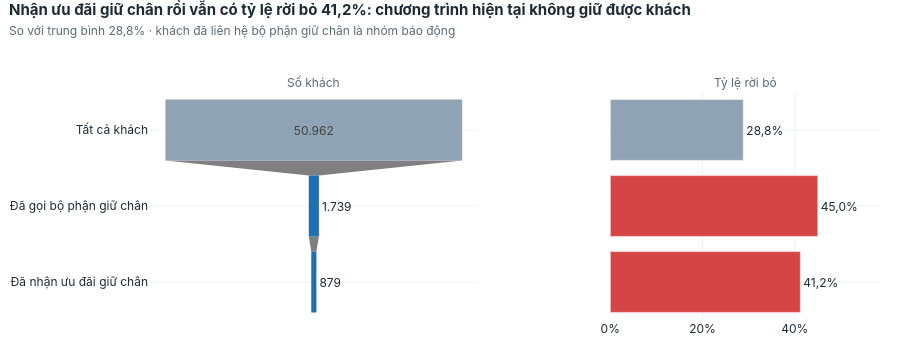

Notebook code for this chart:
### Markdown cell above
### C08 — Chương trình giữ chân hiện tại có hiệu quả không?

### Code cell
show("C08_retention_funnel")

### Figure 1 — Plotly figure (JSON) as saved in the notebook; plotly's stock layout.template omitted (floating-point values rounded to 4 significant figures)
{"data": [{"hovertemplate": "%{y}: %{x:,.0f} khách<extra></extra>", "marker": {"color": ["#8FA3B5", "#1F6FB2", "#1F6FB2"]}, "textinfo": "value", "texttemplate": "%{value:,.0f}", "type": "funnel", "x": [50962, 1739, 879], "xaxis": "x", "y": ["Tất cả khách", "Đã gọi bộ phận giữ chân", "Đã nhận ưu đãi giữ chân"], "yaxis": "y"}, {"hovertemplate": "%{y}: %{x:.1%}<extra></extra>", "marker": {"color": ["#8FA3B5", "#D64545", "#D64545"]}, "orientation": "h", "text": ["28,8%", "45,0%", "41,2%"], "textposition": "outside", "type": "bar", "x": [0.2884, 0.4497, 0.4118], "xaxis": "x2", "y": ["Tất cả khách", "Đã gọi bộ phận giữ chân", "Đã nhận ưu đãi giữ chân"], "yaxis": "y2"}], "layout": {"annotations": [{"font": {"color": "#5B6B78", "size": 12}, "showarrow": false, "text": "Số khách", "x": 0.2255, "xanchor": "center", "xref": "paper", "y": 1.0, "yanchor": "bottom", "yref": "paper"}, {"font": {"color": "#5B6B78", "size": 12}, "showarrow": false, "text": "Tỷ lệ rời bỏ", "x": 0.8155, "xanchor": "center", "xref": "paper", "y": 1.0, "yanchor": "bottom", "yref": "paper"}], "font": {"color": "#1D2B36", "family": "Inter, Segoe UI, Arial, sans-serif", "size": 12}, "height": 360, "hoverlabel": {"bgcolor": "white", "font": {"color": "#1D2B36", "family": "Inter, Segoe UI, Arial, sans-serif"}}, "legend": {"orientation": "h", "title": {}, "x": 1, "xanchor": "right", "y": 1.0, "yanchor": "bottom"}, "margin": {"b": 40, "l": 10, "r": 20, "t": 92}, "paper_bgcolor": "white", "plot_bgcolor": "white", "separators": ",.", "showlegend": false, "title": {"font": {"color": "#1D2B36", "size": 15}, "pad": {"t": 8}, "text": "<b>Nhận ưu đãi giữ chân rồi vẫn có tỷ lệ rời bỏ 41,2%: chương trình hiện tại không giữ được khách</b><br><span style='font-size:12px;color:#5B6B78'>So với trung bình 28,8% · khách đã liên hệ bộ phận giữ chân là nhóm báo động</span>", "x": 0.01, "xanchor": "left", "y": 0.98, "yanchor": "top"}, "xaxis": {"anchor": "y", "automargin": true, "domain": [0.0, 0.451], "gridcolor": "#EDF1F4", "title": {"font": {"color": "#5B6B78"}}, "zeroline": false}, "xaxis2": {"anchor": "y2", "automargin": true, "domain": [0.631, 1.0], "gridcolor": "#EDF1F4", "range": [0, 0.5846], "tickformat": ".0%", "title": {"font": {"color": "#5B6B78"}}, "zeroline": false}, "yaxis": {"anchor": "x", "automargin": true, "domain": [0.0, 1.0], "gridcolor": "#EDF1F4", "title": {"font": {"color": "#5B6B78"}}, "zeroline": false}, "yaxis2": {"anchor": "x2", "automargin": true, "autorange": "reversed", "domain": [0.0, 1.0], "gridcolor": "#EDF1F4", "showticklabels": false, "title": {"font": {"color": "#5B6B78"}}, "zeroline": false}}}
